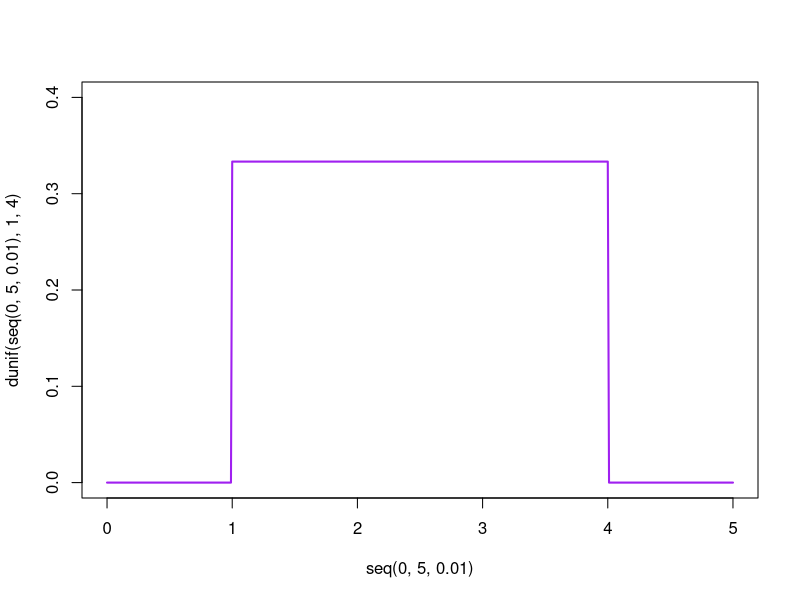
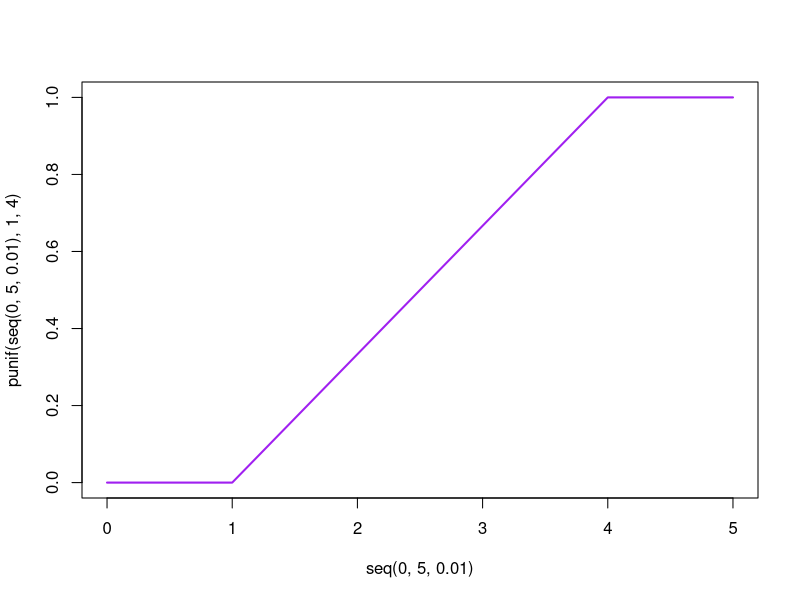
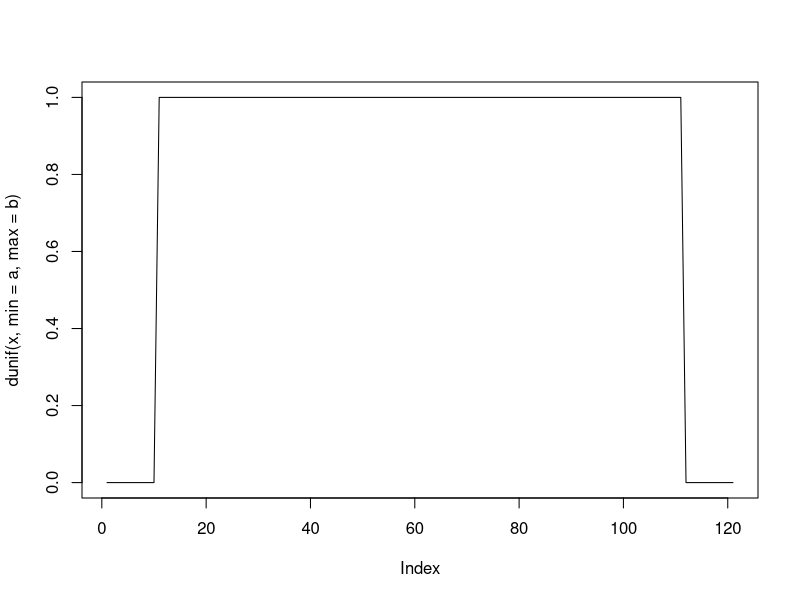
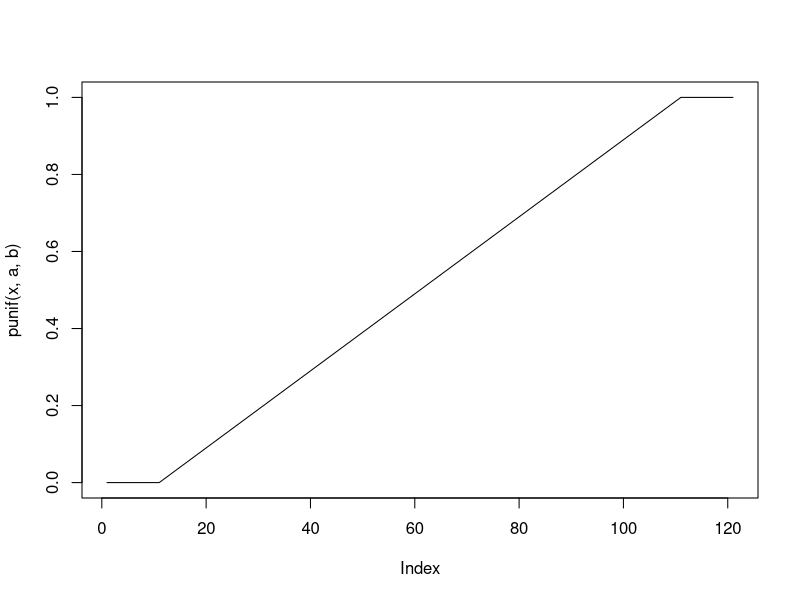
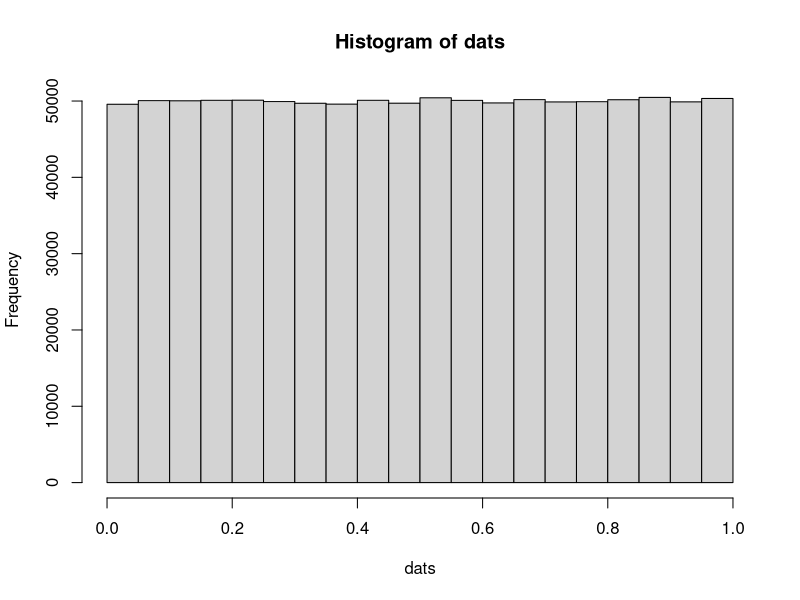

These charts were generated, in order, by the following R code:
## ---- chunk 1
knitr::opts_chunk$set(echo = TRUE)
## ---- chunk 2
plot(y = dunif(seq(0, 5, 0.01), 1, 4), x = seq(0, 5, 0.01), type = "l", lwd=2, col="purple", ylim = c(0, 0.4))
## ---- chunk 3
plot(y = punif(seq(0, 5, 0.01), 1, 4), x = seq(0, 5, 0.01), type = "l", lwd=2, col="purple", ylim = c(0, 1))
## ---- chunk 4
a = 0
b = 1
x = seq(-0.1, 1.1, 0.01)
plot(dunif(x, min = a, max = b), type="l")

plot(punif(x, a, b), type="l")
## ---- chunk 5
qunif(0.5, a, b)
## ---- chunk 6
runif(1000000, a, b) -> dats

hist(dats)
